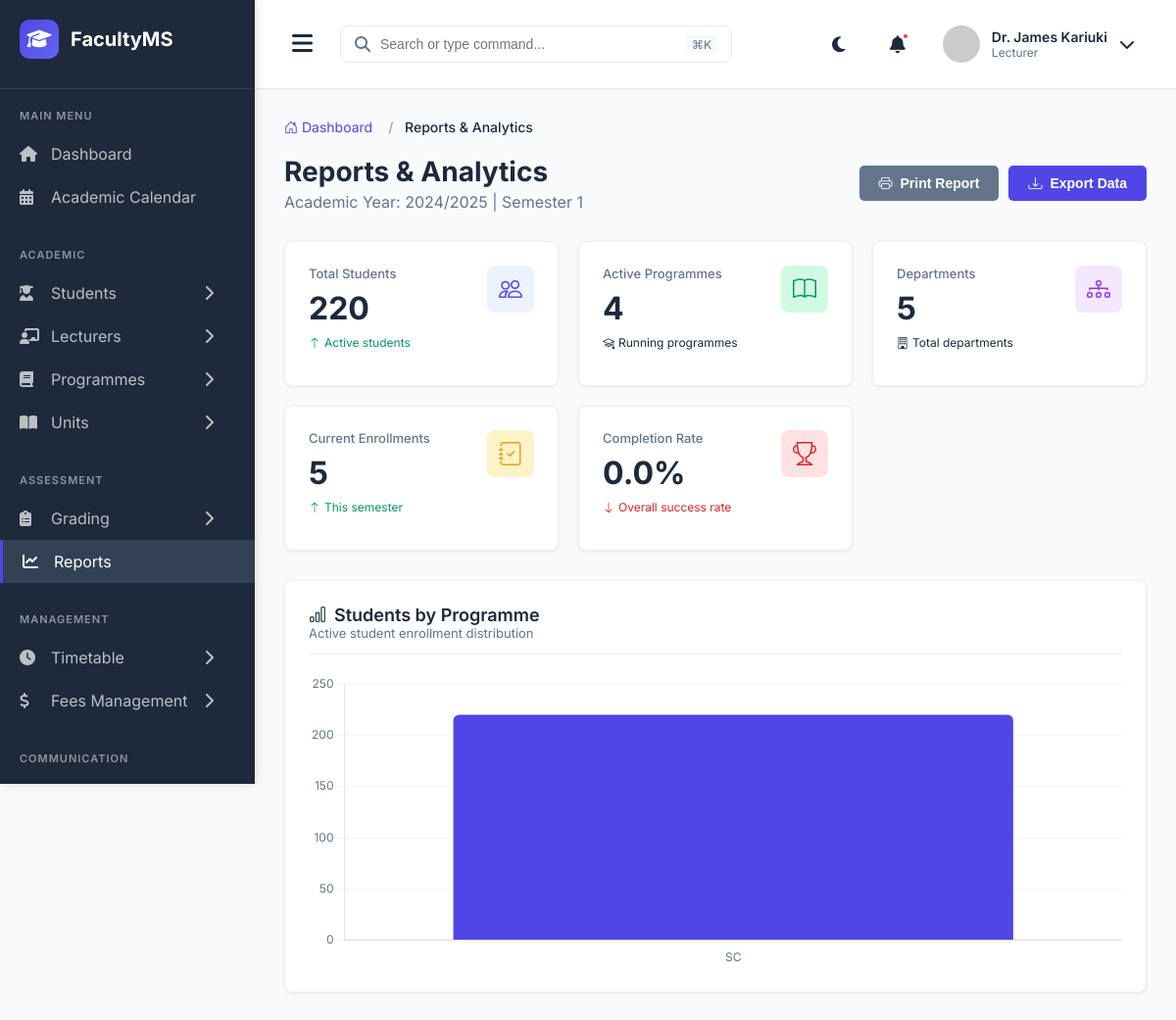
Page /admin-reports/ (signed in) on the earlier database version.
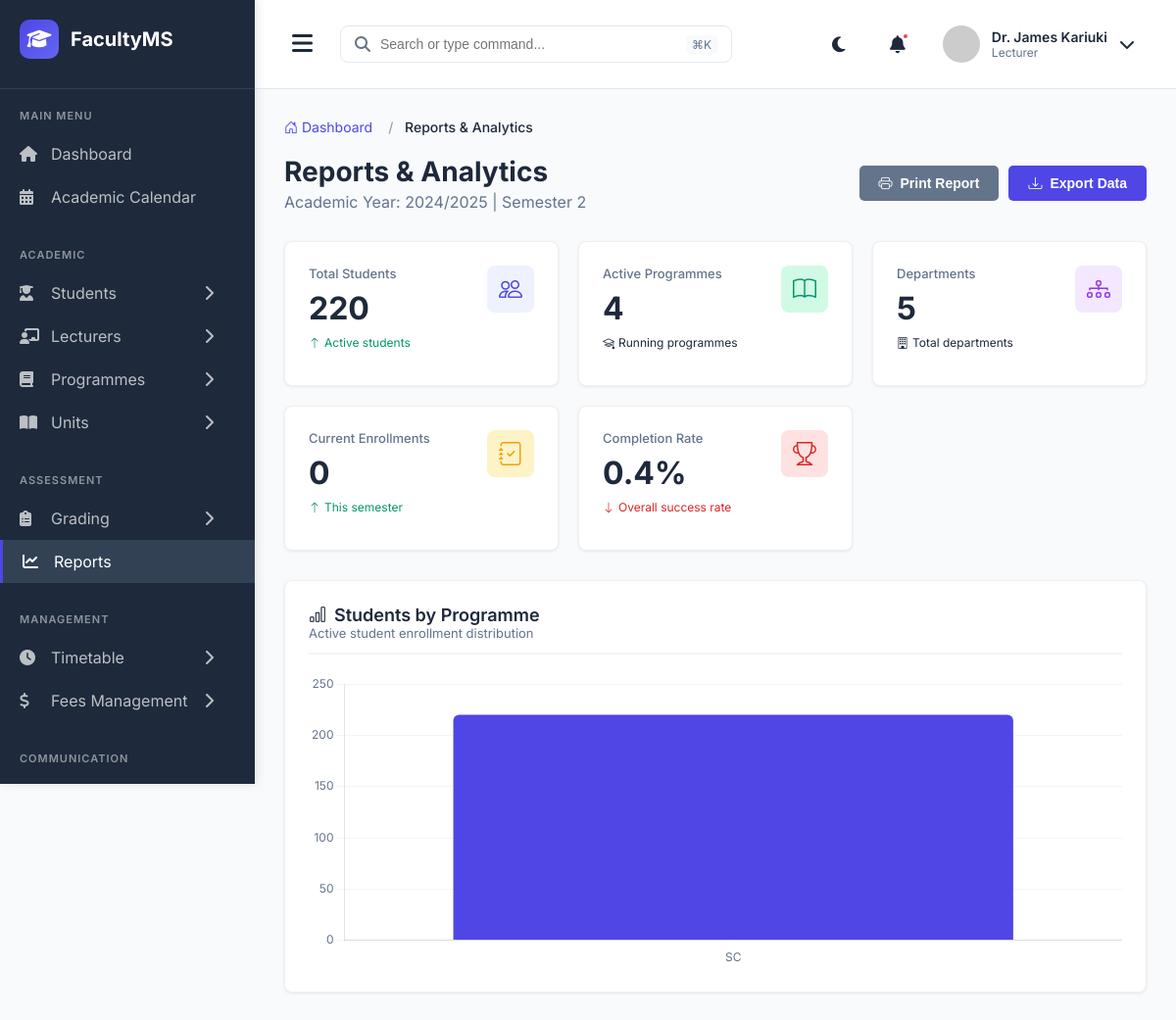
Same page on the later database version.
### main_application/models.py (models this page shows, shortened)
class Semester(models.Model):
    SEMESTER_CHOICES = (
        (1, 'Semester 1'),
        (2, 'Semester 2'),
        (3, 'Semester 3'),
    )
    academic_year = models.ForeignKey(AcademicYear, on_delete=models.CASCADE, related_name='semesters')
    semester_number = models.IntegerField(choices=SEMESTER_CHOICES)
    start_date = models.DateField()
    end_date = models.DateField()
    is_current = models.BooleanField(default=False)
    registration_deadline = models.DateField()
    class Meta:
        db_table = 'semesters'
        unique_together = ('academic_year', 'semester_number')
        ordering = ['-academic_year', 'semester_number']

### main_application/views.py (the view)
# urls.py: path('admin-reports/', views.admin_reports, name='admin_reports'),
@login_required
def admin_reports(request):
    current_academic_year = AcademicYear.objects.filter(is_current=True).first()
    current_semester = Semester.objects.filter(is_current=True).first()
    programme_enrollments = Student.objects.filter(is_active=True).values(
        'programme__code', 'programme__name'
    ).annotate(
        student_count=Count('user')
    ).order_by('-student_count')
    programme_labels = [item['programme__code'] for item in programme_enrollments]
    programme_data = [item['student_count'] for item in programme_enrollments]
    year_distribution = Student.objects.filter(is_active=True).values(
        'current_year'
    ).annotate(
        count=Count('user')
    ).order_by('current_year')
    year_labels = [f"Year {item['current_year']}" for item in year_distribution]
    year_data = [item['count'] for item in year_distribution]
    six_months_ago = datetime.now() - timedelta(days=180)
    enrollment_trends = UnitEnrollment.objects.filter(
        enrollment_date__gte=six_months_ago
    ).annotate(
        month=TruncMonth('enrollment_date')
    ).values('month').annotate(
        count=Count('id')
    ).order_by('month')
    trend_labels = [item['month'].strftime('%b %Y') for item in enrollment_trends]
    trend_data = [item['count'] for item in enrollment_trends]
    status_distribution = UnitEnrollment.objects.values('status').annotate(
        count=Count('id')
    ).order_by('-count')
    status_labels = [item['status'].replace('_', ' ').title() for item in status_distribution]
    status_data = [item['count'] for item in status_distribution]
    department_stats = Department.objects.annotate(
        student_count=Count('programmes__students', filter=Q(programmes__students__is_active=True))
    ).order_by('-student_count')[:10]
    dept_labels = [dept.code for dept in department_stats]
    dept_data = [dept.student_count for dept in department_stats]
    if current_semester:
        payment_status = FeePayment.objects.filter(
            semester=current_semester
        ).values('status').annotate(
            count=Count('id')
        )
        payment_labels = [item['status'].replace('_', ' ').title() for item in payment_status]
        payment_data = [item['count'] for item in payment_status]
    else:
        payment_labels = []
        payment_data = []
    recent_semesters = Semester.objects.all().order_by('-start_date')[:6]
    semester_registrations = []
    semester_labels = []
    for sem in reversed(recent_semesters):
        reg_count = SemesterRegistration.objects.filter(semester=sem).count()
        semester_registrations.append(reg_count)
        semester_labels.append(str(sem.semester_number))
    level_distribution = Programme.objects.filter(is_active=True).values(
        'level'
    ).annotate(
        count=Count('id')
    ).order_by('-count')
    level_labels = [item['level'].replace('_', ' ').title() for item in level_distribution]
    level_data = [item['count'] for item in level_distribution]
    total_students = Student.objects.filter(is_active=True).count()
    total_programmes = Programme.objects.filter(is_active=True).count()
    total_departments = Department.objects.count()
    if current_semester:
        current_enrollments = UnitEnrollment.objects.filter(
            semester=current_semester,
            status='ENROLLED'
        ).count()
    else:
        current_enrollments = 0
    total_enrollments = UnitEnrollment.objects.count()
    completed_enrollments = UnitEnrollment.objects.filter(status='COMPLETED').count()
    completion_rate = (completed_enrollments / total_enrollments * 100) if total_enrollments > 0 else 0
    gender_data = [45, 55]  # Placeholder - Male, Female percentages
    gender_labels = ['Male', 'Female']
    if current_academic_year:
        monthly_revenue = FeePayment.objects.filter(
            semester__academic_year=current_academic_year
        ).annotate(
            month=TruncMonth('payment_date')
        ).values('month').annotate(
            total=Sum('amount_paid')
        ).order_by('month')
        revenue_labels = [item['month'].strftime('%b %Y') for item in monthly_revenue]
        revenue_data = [float(item['total']) for item in monthly_revenue]
    else:
        revenue_labels = []
        revenue_data = []
    context = {
        'total_students': total_students,
        'total_programmes': total_programmes,
        'total_departments': total_departments,
        'current_enrollments': current_enrollments,
        'completion_rate': round(completion_rate, 1),
        'programme_labels': json.dumps(programme_labels),
        'programme_data': json.dumps(programme_data),
        'year_labels': json.dumps(year_labels),
        'year_data': json.dumps(year_data),
        'trend_labels': json.dumps(trend_labels),
        'trend_data': json.dumps(trend_data),
        'status_labels': json.dumps(status_labels),
        'status_data': json.dumps(status_data),
        'dept_labels': json.dumps(dept_labels),
        'dept_data': json.dumps(dept_data),
        'payment_labels': json.dumps(payment_labels),
        'payment_data': json.dumps(payment_data),
        'semester_labels': json.dumps(semester_labels),
        'semester_registrations': json.dumps(semester_registrations),
        'level_labels': json.dumps(level_labels),
        'level_data': json.dumps(level_data),
        'gender_labels': json.dumps(gender_labels),
        'gender_data': json.dumps(gender_data),
        'revenue_labels': json.dumps(revenue_labels),
        'revenue_data': json.dumps(revenue_data),
        'current_semester': current_semester,
        'current_academic_year': current_academic_year,
    }
    return render(request, 'admin/reports.html', context)

### templates/admin/reports.html (shortened to what the changed rows need)
{% extends 'admin_base.html' %}
{% block extra_css %}
<link rel="stylesheet" href="https://cdn.jsdelivr.net/npm/bootstrap-icons@1.10.0/font/bootstrap-icons.css">
{% endblock %}
{% block content %}
<div class="page-header">
    <div class="header-info">
        <h1 style="font-size: 28px; font-weight: 700; color: #1E293B; margin: 0;">Reports & Analytics</h1>
        <p style="color: #64748B; margin: 4px 0 0 0;">
            {% if current_academic_year %}
            Academic Year: {{ current_academic_year.year_code }}
            {% endif %}
            {% if current_semester %}
            | Semester {{ current_semester.semester_number }}
            {% endif %}
        </p>
    </div>
</div>
<div class="stats-grid">
    <div class="stat-card">
        <div class="stat-header">
            <div class="stat-content">
                <h3>Current Enrollments</h3>
                <div class="stat-value">{{ current_enrollments }}</div>
                <div class="stat-trend up">
                    <i class="bi bi-arrow-up"></i> This semester
                </div>
            </div>
        </div>
    </div>
    <div class="stat-card">
        <div class="stat-header">
            <div class="stat-content">
                <h3>Completion Rate</h3>
                <div class="stat-value">{{ completion_rate }}%</div>
                <div class="stat-trend {% if completion_rate >= 70 %}up{% else %}down{% endif %}">
                    <i class="bi bi-{% if completion_rate >= 70 %}arrow-up{% else %}arrow-down{% endif %}"></i>
                    Overall success rate
                </div>
            </div>
        </div>
    </div>
</div>
{% endblock %}

Differences in the rows shown:
no longer on this page (row edited): Semester: semester_number "1"
now on this page (row edited): Semester: semester_number "2"
Other differences:
{{ current_enrollments }}: "5" → "0"
{{ completion_rate }}: "0.0" → "0.4"
